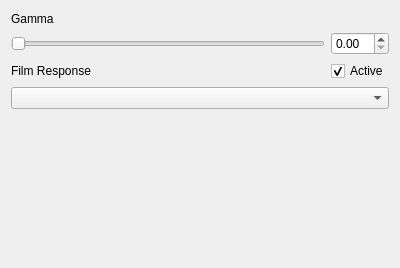
<?xml version="1.0" encoding="UTF-8"?>
<ui version="4.0">
 <class>GammaWidget</class>
 <widget class="QWidget" name="GammaWidget">
  <property name="geometry">
   <rect>
    <x>0</x>
    <y>0</y>
    <width>400</width>
    <height>268</height>
   </rect>
  </property>
  <property name="windowTitle">
   <string>Form</string>
  </property>
  <layout class="QVBoxLayout" name="verticalLayout">
   <property name="topMargin">
    <number>12</number>
   </property>
   <property name="bottomMargin">
    <number>0</number>
   </property>
   <item>
    <layout class="QGridLayout" name="gridLayout_2" rowstretch="0,0,0,0,0,0,0,0,0">
     <property name="verticalSpacing">
      <number>6</number>
     </property>
     <item row="0" column="0">
      <widget class="QLabel" name="gamma_label">
       <property name="text">
        <string>Gamma</string>
       </property>
      </widget>
     </item>
     <item row="1" column="0">
      <widget class="QSlider" name="slider_gamma">
       <property name="toolTip">
        <string>Adjust Gamma Correction</string>
       </property>
       <property name="maximum">
        <number>512</number>
       </property>
       <property name="orientation">
        <enum>Qt::Horizontal</enum>
       </property>
      </widget>
     </item>
     <item row="1" column="1">
      <widget class="QDoubleSpinBox" name="spinBox_gamma">
       <property name="toolTip">
        <string>Adjust Gamma Correction Value</string>
       </property>
       <property name="keyboardTracking">
        <bool>false</bool>
       </property>
       <property name="maximum">
        <double>5.000000000000000</double>
       </property>
       <property name="singleStep">
        <double>0.100000000000000</double>
       </property>
      </widget>
     </item>
     <item row="5" column="1">
      <widget class="QCheckBox" name="checkBox_CRF">
       <property name="toolTip">
        <string>Toggle CRF on/off</string>
       </property>
       <property name="text">
        <string>Active</string>
       </property>
       <property name="checked">
        <bool>true</bool>
       </property>
      </widget>
     </item>
     <item row="5" column="0">
      <widget class="QLabel" name="crf_label">
       <property name="text">
        <string>Film Response</string>
       </property>
      </widget>
     </item>
     <item row="8" column="0">
      <spacer name="verticalSpacer">
       <property name="orientation">
        <enum>Qt::Vertical</enum>
       </property>
       <property name="sizeHint" stdset="0">
        <size>
         <width>20</width>
         <height>40</height>
        </size>
       </property>
      </spacer>
     </item>
     <item row="6" column="0" colspan="2">
      <widget class="QComboBox" name="combo_CRF_List"/>
     </item>
    </layout>
   </item>
  </layout>
 </widget>
 <resources/>
 <connections/>
</ui>
